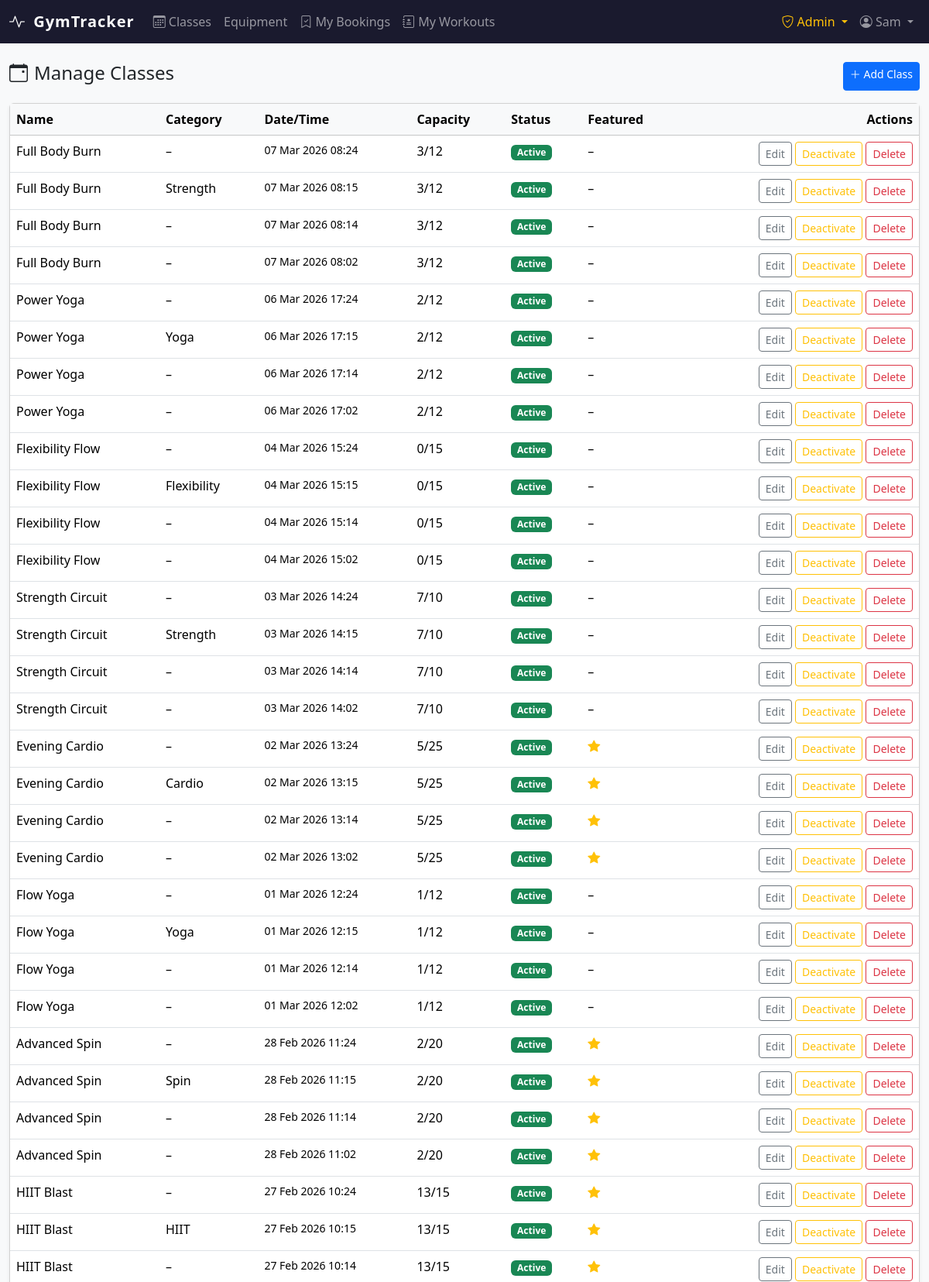
Screenshot of /dashboard/manage/classes/ (signed in, upper part) with the database file from the repository.
### accounts/models.py (models this page shows, shortened)
class User(AbstractBaseUser, PermissionsMixin):
    class Role(models.TextChoices):
        MEMBER = 'MEMBER', 'Member'
        ADMIN = 'ADMIN', 'Admin'
    email = models.EmailField(unique=True)
    first_name = models.CharField(max_length=150, blank=True)
    last_name = models.CharField(max_length=150, blank=True)
    role = models.CharField(max_length=10, choices=Role.choices, default=Role.MEMBER)
    is_active = models.BooleanField(default=True)
    is_staff = models.BooleanField(default=False)
    date_joined = models.DateTimeField(default=timezone.now)
    USERNAME_FIELD = 'email'
    REQUIRED_FIELDS = []
    objects = UserManager()
    class Meta:
        verbose_name = 'user'
        verbose_name_plural = 'users'
    @property
    def is_admin_role(self):
        return self.role == self.Role.ADMIN or self.is_staff or self.is_superuser

### gym/models.py (models this page shows, shortened)
class WorkoutClass(models.Model):
    name = models.CharField(max_length=200)
    description = models.TextField(blank=True)
    category = models.ForeignKey(
        WorkoutCategory, on_delete=models.SET_NULL,
        null=True, blank=True, related_name='classes',
    )
    instructor = models.CharField(max_length=200, blank=True)
    location = models.CharField(max_length=200, blank=True)
    start_time = models.DateTimeField()
    duration_minutes = models.PositiveIntegerField(default=60)
    capacity = models.PositiveIntegerField(default=20)
    booked_count = models.PositiveIntegerField(default=0, editable=False)
    is_active = models.BooleanField(default=True)
    image = models.ImageField(upload_to='classes/', null=True, blank=True)
    view_count = models.PositiveIntegerField(default=0, editable=False)
    booking_count = models.PositiveIntegerField(default=0, editable=False)
    is_featured = models.BooleanField(default=False)
    impression_count = models.PositiveIntegerField(default=0, editable=False)
    click_count = models.PositiveIntegerField(default=0, editable=False)
    created_at = models.DateTimeField(auto_now_add=True)
    updated_at = models.DateTimeField(auto_now=True)
    class Meta:
        ordering = ['start_time']
        verbose_name = 'Workout Class'
        verbose_name_plural = 'Workout Classes'

class WorkoutCategory(models.Model):
    name = models.CharField(max_length=100, unique=True)
    description = models.TextField(blank=True)
    icon = models.CharField(max_length=50, blank=True, help_text="Bootstrap icon class, e.g. bi-bicycle")
    is_active = models.BooleanField(default=True)
    created_at = models.DateTimeField(auto_now_add=True)
    class Meta:
        ordering = ['name']
        verbose_name = 'Workout Category'
        verbose_name_plural = 'Workout Categories'
    def __str__(self):
        return self.name

### gym/views.py (the view)
# urls.py: path('manage/classes/', views.admin_class_list, name='admin_class_list'),
@admin_required
def admin_class_list(request):
    classes = WorkoutClass.objects.all().select_related('category').order_by('-start_time')
    return render(request, 'gym/admin/class_list.html', {'classes': classes})

### gym/templates/gym/admin/class_list.html (shortened to what this page needs)
{% extends "base.html" %}
{% block content %}
<div class="d-flex justify-content-between mb-3">
  <h2 class="h4"><i class="bi bi-calendar-event me-2"></i>Manage Classes</h2>
  <a href="{% url 'gym:admin_class_create' %}" class="btn btn-primary btn-sm"><i class="bi bi-plus-lg"></i> Add Class</a>
</div>
<div class="card shadow-sm">
  <div class="card-body p-0">
    <table class="table table-hover mb-0">
      <thead class="table-light">
        <tr>
          <th>Name</th><th>Category</th><th>Date/Time</th><th>Capacity</th><th>Status</th><th>Featured</th><th class="text-end">Actions</th>
        </tr>
      </thead>
      <tbody>
        {% for cls in classes %}
        <tr class="{% if not cls.is_active %}text-muted{% endif %}">
          <td>{{ cls.name }}</td>
          <td>{{ cls.category|default:"–" }}</td>
          <td class="small">{{ cls.start_time|date:"d M Y H:i" }}</td>
          <td>{{ cls.booked_count }}/{{ cls.capacity }}</td>
          <td>
            {% if cls.is_active %}<span class="badge bg-success">Active</span>{% else %}<span class="badge bg-secondary">Inactive</span>{% endif %}
          </td>
          <td>{% if cls.is_featured %}<i class="bi bi-star-fill text-warning"></i>{% else %}–{% endif %}</td>
          <td class="text-end">
            <a href="{% url 'gym:admin_class_edit' cls.pk %}" class="btn btn-xs btn-sm btn-outline-secondary">Edit</a>
            <form method="post" action="{% url 'gym:admin_class_toggle' cls.pk %}" class="d-inline">
              <button class="btn btn-xs btn-sm {% if cls.is_active %}btn-outline-warning{% else %}btn-outline-success{% endif %}">
                {% if cls.is_active %}Deactivate{% else %}Activate{% endif %}
              </button>
            </form>
            <form method="post" action="{% url 'gym:admin_class_delete' cls.pk %}" class="d-inline"
                  onsubmit="return confirm('Delete this class?');">
              <button class="btn btn-xs btn-sm btn-outline-danger">Delete</button>
            </form>
          </td>
        </tr>
        {% empty %}
        <tr><td colspan="7" class="text-center text-muted py-4">No classes yet.</td></tr>
        {% endfor %}
      </tbody>
    </table>
  </div>
</div>
{% endblock %}

### templates/base.html (shortened to what this page needs)
<!DOCTYPE html>
<html lang="en">
<head>
  <link rel="stylesheet" href="https://cdn.jsdelivr.net/npm/bootstrap@5.3.2/dist/css/bootstrap.min.css">
  <link rel="stylesheet" href="https://cdn.jsdelivr.net/npm/bootstrap-icons@1.11.3/font/bootstrap-icons.min.css">
</head>
<body>
<nav class="navbar navbar-expand-lg navbar-dark">
  <div class="container-fluid">
    <a class="navbar-brand text-white" href="{% url 'gym:dashboard' %}">
      <i class="bi bi-activity me-1"></i> GymTracker
    </a>
    <div class="collapse navbar-collapse" id="mainNav">
      <ul class="navbar-nav me-auto">
        {% if user.is_authenticated %}
        <li class="nav-item">
          <a class="nav-link {% block nav_classes_active %}{% endblock %}" href="{% url 'gym:class_list' %}">
            <i class="bi bi-calendar3"></i> Classes
          </a>
        </li>
        <li class="nav-item">
          <a class="nav-link {% block nav_equip_active %}{% endblock %}" href="{% url 'gym:equipment_list' %}">
             Equipment
          </a>
        </li>
        <li class="nav-item">
          <a class="nav-link {% block nav_bookings_active %}{% endblock %}" href="{% url 'bookings:my_bookings' %}">
            <i class="bi bi-bookmark-check"></i> My Bookings
          </a>
        </li>
        <li class="nav-item">
          <a class="nav-link {% block nav_tracker_active %}{% endblock %}" href="{% url 'tracker:session_list' %}">
            <i class="bi bi-journal-medical"></i> My Workouts
          </a>
        </li>
        {% endif %}
      </ul>
      <ul class="navbar-nav ms-auto">
        {% if user.is_authenticated %}
          {% if user.is_admin_role %}
          <li class="nav-item dropdown">
            <a class="nav-link dropdown-toggle text-warning" href="#" data-bs-toggle="dropdown">
              <i class="bi bi-shield-check"></i> Admin
            </a>
          </li>
          {% endif %}
          <li class="nav-item dropdown">
            <a class="nav-link dropdown-toggle" href="#" data-bs-toggle="dropdown">
              <i class="bi bi-person-circle"></i> {{ user.first_name|default:user.email }}
            </a>
          </li>
        {% else %}
          <li class="nav-item"><a class="nav-link" href="{% url 'accounts:login' %}">Log in</a></li>
          <li class="nav-item"><a class="nav-link btn btn-outline-light btn-sm px-3 ms-2" href="{% url 'accounts:register' %}">Register</a></li>
        {% endif %}
      </ul>
    </div>
  </div>
</nav>
<main class="container-fluid py-4">
  {% block content %}{% endblock %}
</main>
</body>
</html>

### templates/base.html (style rules this page uses)
:root { --gt-primary: #0d6efd; --gt-dark: #1a1a2e; }
body { background: #f8f9fa; }
.navbar { background: var(--gt-dark) !important; }
.navbar-brand { font-weight: 700; letter-spacing: 0.05em; }

### rows the page displays
User: first_name "Sam"
WorkoutClass: name "Full Body Burn", category "–", start_time "07 Mar 2026 08:24", booked_count "3", capacity "12", is_active "Active"
WorkoutClass: name "Full Body Burn", category "Strength", start_time "07 Mar 2026 08:15", booked_count "3", capacity "12", is_active "Active"
WorkoutClass: name "Full Body Burn", category "–", start_time "07 Mar 2026 08:14", booked_count "3", capacity "12", is_active "Active"
WorkoutClass: name "Full Body Burn", category "–", start_time "07 Mar 2026 08:02", booked_count "3", capacity "12", is_active "Active"
WorkoutClass: name "Power Yoga", category "–", start_time "06 Mar 2026 17:24", booked_count "2", capacity "12", is_active "Active"
WorkoutClass: name "Power Yoga", category "Yoga", start_time "06 Mar 2026 17:15", booked_count "2", capacity "12", is_active "Active"
WorkoutClass: name "Power Yoga", category "–", start_time "06 Mar 2026 17:14", booked_count "2", capacity "12", is_active "Active"
WorkoutClass: name "Power Yoga", category "–", start_time "06 Mar 2026 17:02", booked_count "2", capacity "12", is_active "Active"
WorkoutClass: name "Flexibility Flow", category "–", start_time "04 Mar 2026 15:24", booked_count "0", capacity "15", is_active "Active"
WorkoutClass: name "Flexibility Flow", category "Flexibility", start_time "04 Mar 2026 15:15", booked_count "0", capacity "15", is_active "Active"
WorkoutClass: name "Flexibility Flow", category "–", start_time "04 Mar 2026 15:14", booked_count "0", capacity "15", is_active "Active"
WorkoutClass: name "Flexibility Flow", category "–", start_time "04 Mar 2026 15:02", booked_count "0", capacity "15", is_active "Active"
WorkoutClass: name "Strength Circuit", category "–", start_time "03 Mar 2026 14:24", booked_count "7", capacity "10", is_active "Active"
WorkoutClass: name "Strength Circuit", category "Strength", start_time "03 Mar 2026 14:15", booked_count "7", capacity "10", is_active "Active"
WorkoutClass: name "Strength Circuit", category "–", start_time "03 Mar 2026 14:14", booked_count "7", capacity "10", is_active "Active"
WorkoutClass: name "Strength Circuit", category "–", start_time "03 Mar 2026 14:02", booked_count "7", capacity "10", is_active "Active"
WorkoutClass: name "Evening Cardio", category "–", start_time "02 Mar 2026 13:24", booked_count "5", capacity "25", is_active "Active", is_featured True (drawn)
WorkoutClass: name "Evening Cardio", category "Cardio", start_time "02 Mar 2026 13:15", booked_count "5", capacity "25", is_active "Active", is_featured True (drawn)
WorkoutClass: name "Evening Cardio", category "–", start_time "02 Mar 2026 13:14", booked_count "5", capacity "25", is_active "Active", is_featured True (drawn)
WorkoutClass: name "Evening Cardio", category "–", start_time "02 Mar 2026 13:02", booked_count "5", capacity "25", is_active "Active", is_featured True (drawn)
WorkoutClass: name "Flow Yoga", category "–", start_time "01 Mar 2026 12:24", booked_count "1", capacity "12", is_active "Active"
WorkoutClass: name "Flow Yoga", category "Yoga", start_time "01 Mar 2026 12:15", booked_count "1", capacity "12", is_active "Active"
WorkoutClass: name "Flow Yoga", category "–", start_time "01 Mar 2026 12:14", booked_count "1", capacity "12", is_active "Active"
WorkoutClass: name "Flow Yoga", category "–", start_time "01 Mar 2026 12:02", booked_count "1", capacity "12", is_active "Active"
WorkoutClass: name "Advanced Spin", category "–", start_time "28 Feb 2026 11:24", booked_count "2", capacity "20", is_active "Active", is_featured True (drawn)
WorkoutClass: name "Advanced Spin", category "Spin", start_time "28 Feb 2026 11:15", booked_count "2", capacity "20", is_active "Active", is_featured True (drawn)
WorkoutClass: name "Advanced Spin", category "–", start_time "28 Feb 2026 11:14", booked_count "2", capacity "20", is_active "Active", is_featured True (drawn)
WorkoutClass: name "Advanced Spin", category "–", start_time "28 Feb 2026 11:02", booked_count "2", capacity "20", is_active "Active", is_featured True (drawn)
WorkoutClass: name "HIIT Blast", category "–", start_time "27 Feb 2026 10:24", booked_count "13", capacity "15", is_active "Active", is_featured True (drawn)
WorkoutClass: name "HIIT Blast", category "HIIT", start_time "27 Feb 2026 10:15", booked_count "13", capacity "15", is_active "Active", is_featured True (drawn)
WorkoutClass: name "HIIT Blast", category "–", start_time "27 Feb 2026 10:14", booked_count "13", capacity "15", is_active "Active", is_featured True (drawn)
